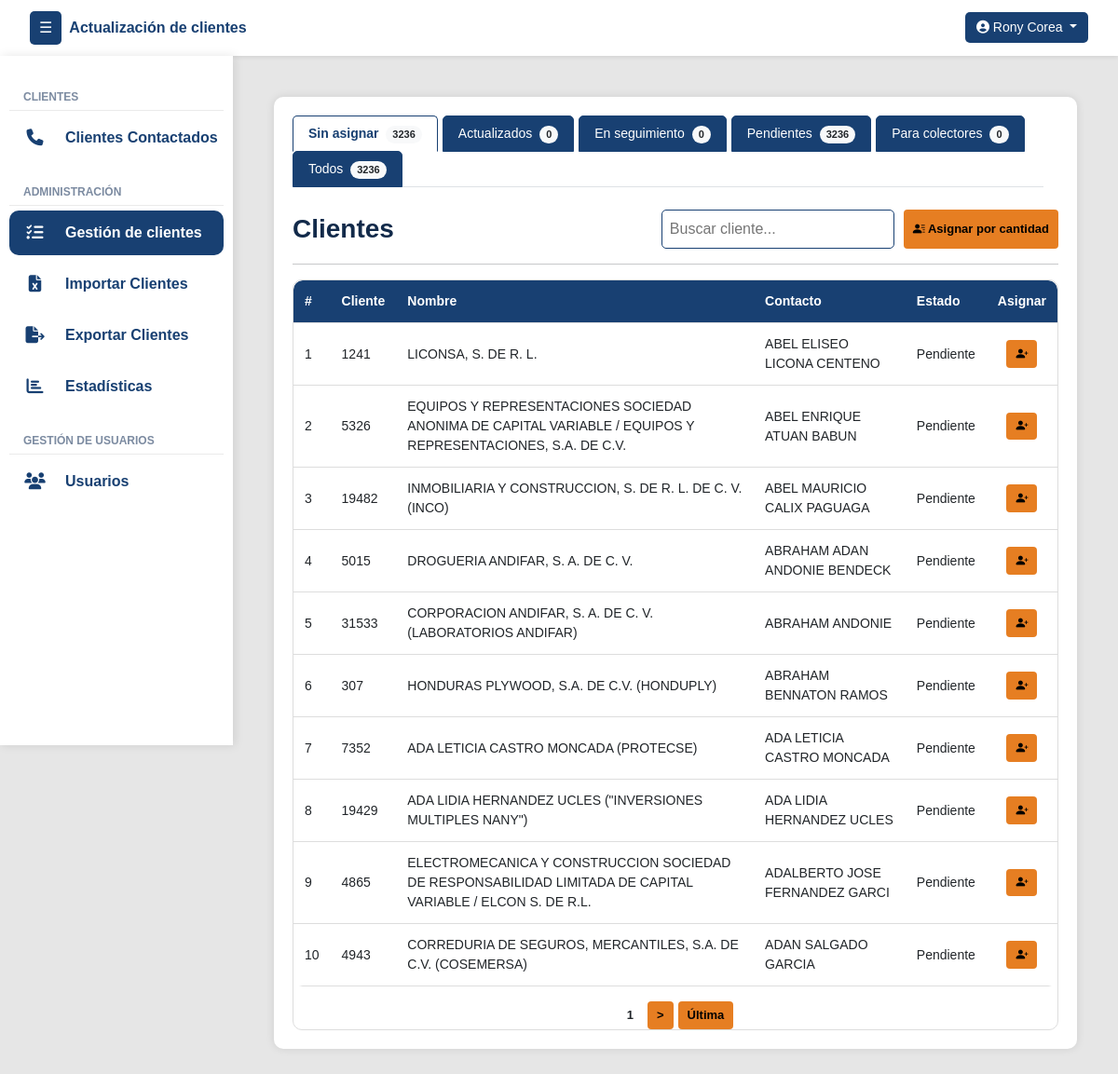
Page /gestion/sin-asignar/ (signed in) on the earlier database version.
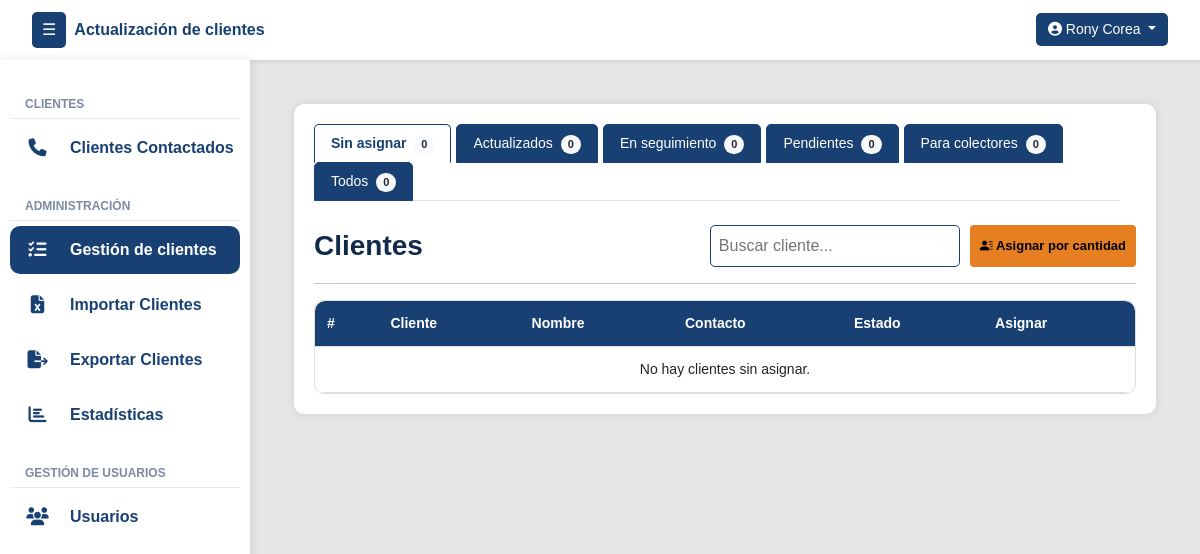
Same page on the later database version.
### clientes/models.py (models this page shows, shortened)
class Cliente(models.Model):
    numero_cliente = models.CharField(max_length=50, unique=True)
    nombre_cliente = models.CharField(max_length=255)
    contacto_cliente = models.CharField(max_length=255)
    telefono_cliente = models.CharField(max_length=50, null=True, blank=True)
    telefono_dos = models.CharField(max_length=50, null=True, blank=True)
    direccion = models.CharField(max_length=255, null=True, blank=True)
    correo = models.CharField(max_length=254, null=True, blank=True)
    estado_actual = models.ForeignKey(EstadoReporte, on_delete=models.SET_NULL, null=True, blank=True, default=1)
    asignado_inicial = models.ForeignKey(User, on_delete=models.SET_NULL, null=True, blank=True, related_name='clientes_asignados_inicialmente')
    asignado_usuario = models.ForeignKey(User, on_delete=models.SET_NULL, null=True, blank=True, related_name='clientes_asignados')
    veces_contactado = models.PositiveIntegerField(default=0)
    sin_contestar = models.PositiveIntegerField(default=0)
    formulario_sin_contestar = models.PositiveIntegerField(default=0)
    ultima_llamada_no_contesto = models.DateTimeField(null=True, blank=True)
    ultimo_envio_formulario = models.DateTimeField(null=True, blank=True)

class EstadoReporte(models.Model):
    nombre = models.CharField(max_length=100, unique=True)
    creado_por = models.ForeignKey(User, on_delete=models.SET_NULL, null=True, blank=True)
    creado_en = models.DateTimeField(auto_now_add=True)
    estado = models.CharField(max_length=50, choices=[('activo', 'Activo'), ('inactivo', 'Inactivo')])
    intentos = models.PositiveIntegerField(default=0)
    genera_movimiento = models.BooleanField(default=True)

### clientes/views.py (the view)
# urls.py: path('gestion/sin-asignar/', vistasClientes.clientes_sin_asignar_view, name='gestion'),
@login_required
def clientes_sin_asignar_view(request):
    usuario = request.user
    if not usuario.groups.filter(name__in=["super_admin", "admin_group"]).exists():
        messages.error(request, "Acceso no permitido.")
        return redirect("login")
    hoy = timezone.localdate()
    search_query = request.GET.get("q", "").strip()
    clientes_qs = Cliente.objects.filter(asignado_usuario__isnull=True)
    if search_query:
        clientes_qs = clientes_qs.filter(
            Q(nombre_cliente__icontains=search_query) |
            Q(numero_cliente__icontains=search_query) |
            Q(contacto_cliente__icontains=search_query)
        )
    clientes = paginar_queryset(request, clientes_qs, "sin_asignar")
    estado_pendiente = EstadoReporte.objects.filter(nombre__iexact="pendiente").first()
    estado_no_contesto = EstadoReporte.objects.filter(nombre__iexact="no contestó").first()
    clientes_seguimiento_qs  = Cliente.objects.filter(
        estado_actual__in=EstadoReporte.objects.filter(
            genera_movimiento=False
        ).exclude(nombre__iexact="pendiente")
    )
    actualizados_hoy_qs = Cliente.objects.filter(
        estado_actual__nombre__iexact="actualizado",
        movimientos__estado__nombre__iexact="actualizado",
        movimientos__fecha_hora__date=hoy
    ).distinct()
    clientes_sin_actualizar_hoy_qs = Cliente.objects.filter(
        movimientos__fecha_hora__date=hoy
    ).exclude(
        estado_actual__nombre__iexact="actualizado"
    ).distinct()
    usuarios_no_colectores = User.objects.exclude(groups__name="colector_group").filter(is_active=True)
    return render(request, "gestion/gestion.html", {
        "clientes_sin_asignar": clientes,
        "usuarios_no_colectores": usuarios_no_colectores,
        "view_type": "sin_asignar",
        "search_query": search_query,
        "count_pendientes": Cliente.objects.filter(estado_actual=estado_pendiente).count(),
        "count_seguimiento": clientes_seguimiento_qs.count(),
        "count_no_contesto": Cliente.objects.filter(estado_actual=estado_no_contesto).count(),
        "count_actualizados": Cliente.objects.filter(
            estado_actual__nombre__iexact="actualizado",
            movimientos__estado__nombre__iexact="actualizado"
        ).distinct().count(),
        "count_sin_actualizar": Cliente.objects.exclude(
            estado_actual__nombre__iexact="actualizado"
        ).count(),
        "count_actualizados_hoy": actualizados_hoy_qs.count() + clientes_sin_actualizar_hoy_qs.count(),
        "count_sin_asignar": clientes_qs.count(),
        "count_todos": Cliente.objects.count(),
        "count_colectores": Cliente.objects.filter(estado_actual__nombre__iexact="por localizar").count(),
    })

### templates/gestion/gestion.html (shortened to what this page needs)
{% extends 'layout/layout.html' %}
{% block content %}
<div class="container">
    <ul class="nav nav-tabs flex-grow-1 me-3" id="clienteTabs" role="tablist">
        <li class="nav-item" role="presentation">
            <a class="nav-link {% if view_type == 'sin_asignar' %}active{% endif %}" id="sin_asignar-tab" href="{% url 'gestion' %}" role="tab" aria-controls="sin_asignar" aria-selected="true">
                Sin asignar <span class="badge rounded-pill bg-light text-dark ms-1" id="countSinAsignar">{{ count_sin_asignar }}</span>
            </a>
        </li>
        <li class="nav-item" role="presentation">
            <a class="nav-link {% if view_type == 'actualizados' %}active{% endif %}" id="actualizados-tab" href="{% url 'clientes_actualizados_gestion' %}" role="tab" aria-controls="actualizados" aria-selected="false">
                Actualizados <span class="badge rounded-pill bg-light text-dark ms-1" id="countActualizados">{{ count_actualizados }}</span>
            </a>
        </li>
        <li class="nav-item" role="presentation">
            <a class="nav-link {% if view_type == 'seguimiento' %}active{% endif %}" id="seguimiento-tab" href="{% url 'clientes_seguimiento_gestion' %}" role="tab" aria-controls="seguimiento" aria-selected="false">
                En seguimiento <span class="badge rounded-pill bg-light text-dark ms-1" id="countSeguimiento">{{ count_seguimiento }}</span>
            </a>
        </li>
        <li class="nav-item" role="presentation">
            <a class="nav-link {% if view_type == 'pendientes' %}active{% endif %}" id="pendientes-tab" href="{% url 'clientes_pendientes_gestion' %}" role="tab" aria-controls="pendientes" aria-selected="false">
                Pendientes <span class="badge rounded-pill bg-light text-dark ms-1" id="countPendientes">{{ count_pendientes }}</span>
            </a>
        </li>
        <li class="nav-item" role="presentation">
            <a class="nav-link {% if view_type == 'colectores' %}active{% endif %}" id="colectores-tab" href="{% url 'clientes_para_colectores_gestion' %}" role="tab" aria-controls="colectores" aria-selected="false">
                Para colectores <span class="badge rounded-pill bg-light text-dark ms-1" id="countColectores">{{ count_colectores }}</span>
            </a>
        </li>
        <li class="nav-item" role="presentation">
            <a class="nav-link {% if view_type == 'todos' %}active{% endif %}" id="todos-tab" href="{% url 'clientes_todos_gestion' %}" role="tab" aria-controls="todos" aria-selected="false">
                Todos <span class="badge rounded-pill bg-light text-dark ms-1" id="countTodos">{{ count_todos }}</span>
            </a>
        </li>
    </ul>
    <div class="tab-content mt-4" id="clienteTabsContent">
        {% if view_type == 'sin_asignar' %}
        <div class="tab-pane fade show active" id="sin-asignar" role="tabpanel" aria-labelledby="sin-asignar-tab">
            <div class="d-flex justify-content-between align-items-center mb-3">
                <h3 class="mb-0">Clientes</h3>
                <div class="d-flex" style="gap: 10px;">
                    <form method="get" class="d-flex" style="gap: 10px;">
                        <input type="text" name="q" class="search-box"
                               placeholder="Buscar cliente..."
                               value="{{ search_query|default:'' }}"
                               autocomplete="off">
                    </form>
                    <button class="btn btn-asignar" data-bs-toggle="modal" data-bs-target="#modalAsignarPorCantidad">
                        <i class="bi bi-person-lines-fill"></i> Asignar por cantidad
                    </button>
                </div>
            </div>
            <hr>
            <div class="table-responsive">
                <table class="styled-table paginable" id="clienteTable">
                    <thead>
                        <tr>
                            <th>#</th>
                            <th>Cliente</th>
                            <th>Nombre</th>
                            <th>Contacto</th>
                            <th>Estado</th>
                            <th>Asignar</th>
                        </tr>
                    </thead>
                    <tbody>
                        {% for cliente in clientes_sin_asignar %}
                        <tr>
                            <td>{{ forloop.counter }}</td>
                            <td>{{ cliente.numero_cliente }}</td>
                            <td>{{ cliente.nombre_cliente }}</td>
                            <td>{{ cliente.contacto_cliente }}</td>
                            <td>{{ cliente.estado_actual.nombre }}</td>
                            <td>
                                <div class="text-center">
                                    <button class="btn btn-sm btn-asignar"
                                            data-bs-toggle="modal"
                                            data-bs-target="#modalAsignarCliente"
                                            onclick="abrirModalAsignarCliente('{{ cliente.id }}', '{{ cliente.nombre_cliente }}')"
                                            title="Asignar cliente">
                                        <i class="bi bi-person-plus-fill"></i>
                                    </button>
                                </div>
                            </td>
                        </tr>
                        {% empty %}
                            <tr>
                                <td colspan="7" class="text-center">No hay clientes sin asignar.</td>
                            </tr>
                        {% endfor %}
                    </tbody>
                </table>
                {% if clientes_sin_asignar.has_other_pages %}
                <div class="pagination mt-3">
                    <span class="btn btn-sm btn-reportar active">{{ clientes_sin_asignar.number }}</span>
                    {% if clientes_sin_asignar.number < clientes_sin_asignar.paginator.num_pages %}
                        <a href="?sin_asignar={{ clientes_sin_asignar.next_page_number }}{% if search_query %}&q={{ search_query }}{% endif %}" class="btn btn-sm btn-reportar">&gt;</a>
                        <a href="?sin_asignar={{ clientes_sin_asignar.paginator.num_pages }}{% if search_query %}&q={{ search_query }}{% endif %}" class="btn btn-sm btn-reportar">Última</a>
                    {% endif %}
                </div>
                {% endif %}
            </div>
        </div>
        {% endif %}
    </div>
</div>
{% endblock %}

### templates/layout/layout.html (shortened to what this page needs)
{% load static %}
{% load group_filters %}
<!DOCTYPE html>
<html lang="es">
<head>
    <link rel="stylesheet" href="https://cdn.jsdelivr.net/npm/bootstrap@5.3.0/dist/css/bootstrap.min.css">
    <link rel="stylesheet" href="{% static 'css/style.css' %}">
    <link rel="stylesheet" href="https://cdnjs.cloudflare.com/ajax/libs/font-awesome/6.4.2/css/all.min.css">
    <link href="https://cdn.jsdelivr.net/npm/select2@4.0.13/dist/css/select2.min.css" rel="stylesheet" />
    <link rel="stylesheet" href="https://cdn.jsdelivr.net/npm/bootstrap-icons@1.10.5/font/bootstrap-icons.css">
</head>
<body>
<nav class="navbar navbar-expand-lg navbar-light bg-white shadow-sm">
    <div class="container-fluid">
        <button id="sidebarCollapse" class="btn btn-primary me-2">☰</button>
        <a class="navbar-brand d-none d-md-block">Actualización de clientes</a>
        <div class="ms-auto">
            {% if user.is_authenticated %}
            <div class="dropdown">
                <button id="userDropdownBtn" class="btn btn-user dropdown-toggle user-font" type="button" data-bs-toggle="dropdown">
                  <i class="fas fa-user-circle"></i> {{ user.first_name }} {{ user.last_name }}
                </button>
              </div>
            {% else %}
                <a href="{% url 'login' %}" class="btn btn-outline-primary"><i class="fas fa-sign-in-alt"></i> Iniciar Sesión</a>
            {% endif %}
        </div>
    </div>
</nav>
<div class="d-flex">
    <nav id="sidebar">
      <ul class="list-unstyled components">
        {% if user|has_group:"estandar_group" or user|has_group:"colector_group" or user|has_group:"admin_group" %}
          <li class="sidebar-section-title">Clientes</li>
          {% if user|has_group:"admin_group" or user|has_group:"estandar_group" %}
          <li class="list-link {% if active_page == 'clientes_reportados' %}active{% endif %}">
            <a href="{% url 'clientes_reportados' %}" class="sidebar-link">
              <i class="fas fa-phone sidebar-icon"></i>
              <span class="sidebar-text">Clientes Contactados</span>
            </a>
          </li>
          {% endif %}
        {% endif %}
        {% if user|has_group:"admin_group" %}
          <li class="sidebar-section-title">Administración</li>
          <li class="list-link {% if active_page == 'gestion' %}active{% endif %}">
            <a href="{% url 'gestion' %}" class="sidebar-link">
              <i class="fas fa-tasks sidebar-icon"></i>
              <span class="sidebar-text">Gestión de clientes</span>
            </a>
          </li>
          <li class="list-link">
            <a href="#" class="sidebar-link" data-bs-toggle="modal" data-bs-target="#modalImportarClientes">
              <i class="fas fa-file-excel sidebar-icon"></i>
              <span class="sidebar-text">Importar Clientes</span>
            </a>
          </li>
          <li class="list-link">
            <a href="#" class="sidebar-link" data-bs-toggle="modal" data-bs-target="#modalExportarClientes">
              <i class="fas fa-file-export sidebar-icon"></i>
              <span class="sidebar-text">Exportar Clientes</span>
            </a>
          </li>
          <li class="list-link {% if active_page == 'dashboard_reportes' %}active{% endif %}">
            <a href="{% url 'dashboard_reportes' %}" class="sidebar-link">
              <i class="fas fa-chart-bar sidebar-icon"></i>
              <span class="sidebar-text">Estadísticas</span>
            </a>
          </li>
          <li class="sidebar-section-title">Gestión de usuarios</li>
          <li class="list-link {% if active_page == 'usuarios' %}active{% endif %}">
            <a href="{% url 'usuarios' %}" class="sidebar-link">
              <i class="fas fa-users sidebar-icon"></i>
              <span class="sidebar-text">Usuarios</span>
            </a>
          </li>
        {% endif %}
      </ul>
    </nav>
    <div id="main-container" class="container-fluid">
        <div id="content" class="w-100 p-4">
            {% block content %}{% endblock %}
        </div>
    </div>
</div>
</body>
</html>

Differences in the rows shown:
removed Cliente: numero_cliente "1241", nombre_cliente "LICONSA, S. DE R. L.", contacto_cliente "ABEL ELISEO LICONA CENTENO", estado_actual.nombre "Pendiente"
removed Cliente: numero_cliente "5326", nombre_cliente "EQUIPOS Y REPRESENTACIONES SOCIEDAD ANONIMA DE CAPITAL VARIABLE / EQUIPOS Y REPRESENTACIONES, S.A. DE C.V.", contacto_cliente "ABEL ENRIQUE ATUAN BABUN", estado_actual.nombre "Pendiente"
removed Cliente: numero_cliente "19482", nombre_cliente "INMOBILIARIA Y CONSTRUCCION, S. DE R. L. DE C. V. (INCO)", contacto_cliente "ABEL MAURICIO CALIX PAGUAGA", estado_actual.nombre "Pendiente"
removed Cliente: numero_cliente "5015", nombre_cliente "DROGUERIA ANDIFAR, S. A. DE C. V.", contacto_cliente "ABRAHAM ADAN ANDONIE BENDECK", estado_actual.nombre "Pendiente"
removed Cliente: numero_cliente "31533", nombre_cliente "CORPORACION ANDIFAR, S. A. DE C. V. (LABORATORIOS ANDIFAR)", contacto_cliente "ABRAHAM ANDONIE", estado_actual.nombre "Pendiente"
removed Cliente: numero_cliente "307", nombre_cliente "HONDURAS PLYWOOD, S.A. DE C.V. (HONDUPLY)", contacto_cliente "ABRAHAM BENNATON RAMOS", estado_actual.nombre "Pendiente"
removed Cliente: numero_cliente "7352", nombre_cliente "ADA LETICIA CASTRO MONCADA (PROTECSE)", contacto_cliente "ADA LETICIA CASTRO MONCADA", estado_actual.nombre "Pendiente"
removed Cliente: numero_cliente "19429", nombre_cliente "ADA LIDIA HERNANDEZ UCLES (\"INVERSIONES MULTIPLES NANY\")", contacto_cliente "ADA LIDIA HERNANDEZ UCLES", estado_actual.nombre "Pendiente"
removed Cliente: numero_cliente "4865", nombre_cliente "ELECTROMECANICA Y CONSTRUCCION SOCIEDAD DE RESPONSABILIDAD LIMITADA DE CAPITAL VARIABLE / ELCON S. DE R.L.", contacto_cliente "ADALBERTO JOSE FERNANDEZ GARCI", estado_actual.nombre "Pendiente"
removed Cliente: numero_cliente "4943", nombre_cliente "CORREDURIA DE SEGUROS, MERCANTILES, S.A. DE C.V. (COSEMERSA)", contacto_cliente "ADAN SALGADO GARCIA", estado_actual.nombre "Pendiente"
Other differences:
{{ count_sin_asignar }}: "3236" → "0"
{{ count_pendientes }}: "3236" → "0"
{{ count_todos }}: "3236" → "0"
{{ clientes_sin_asignar.number }}: "1" → (not shown)
text no longer shown: "> Última"
text now shown: "No hay clientes sin asignar."
